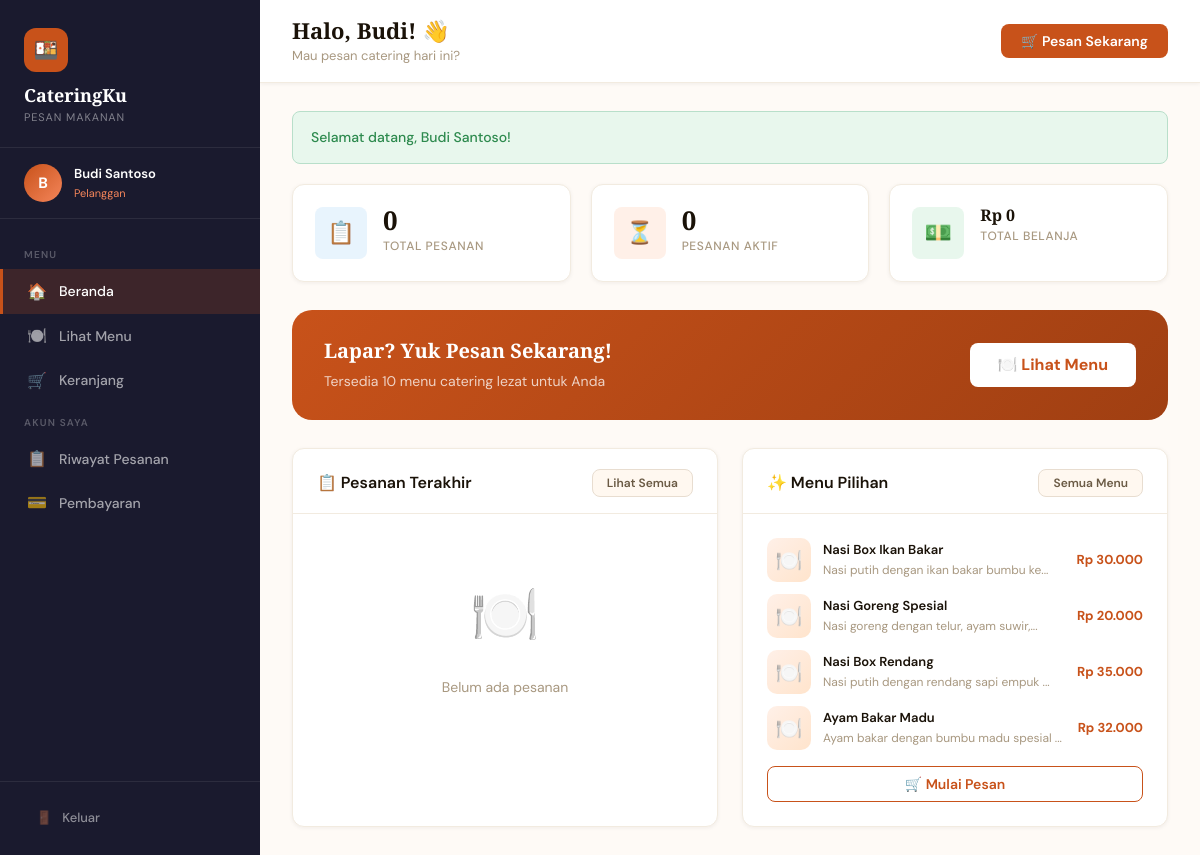
The page /pelanggan/dashboard.php (signed in) on the database its author committed.
### tables this page shows
CREATE TABLE IF NOT EXISTS menu (
    id_menu INT AUTO_INCREMENT PRIMARY KEY,
    nama_menu VARCHAR(150) NOT NULL,
    harga DECIMAL(10,2) NOT NULL,
    foto VARCHAR(255),
    deskripsi TEXT,
    status ENUM('tersedia', 'habis') DEFAULT 'tersedia',
    created_at TIMESTAMP DEFAULT CURRENT_TIMESTAMP
);

### includes/config.php (called while the page is built, shortened)
<?php
function formatRupiah($amount) {
    return 'Rp ' . number_format($amount, 0, ',', '.');
}
function getFlash() {
    if (isset($_SESSION['flash'])) {
        $flash = $_SESSION['flash'];
        return $flash;
    }
    return null;
}
?>

### pelanggan/dashboard.php (the view, shortened to what this page needs)
<?php
require_once '../includes/config.php';
$flash = getFlash();
$uid = $_SESSION['user_id'];
$total_pesanan  = $conn->query("SELECT COUNT(*) as c FROM pesanan WHERE id_user=$uid")->fetch_assoc()['c'];
$pesanan_aktif  = $conn->query("SELECT COUNT(*) as c FROM pesanan WHERE id_user=$uid AND status NOT IN ('selesai','dibatalkan')")->fetch_assoc()['c'];
$total_spent    = $conn->query("SELECT COALESCE(SUM(p.total_harga),0) as t FROM pesanan p JOIN pembayaran pb ON p.id_pesanan=pb.id_pesanan WHERE p.id_user=$uid AND pb.status='verified'")->fetch_assoc()['t'];
$menu_sample = $conn->query("SELECT * FROM menu WHERE status='tersedia' ORDER BY RAND() LIMIT 4");
?>
<!DOCTYPE html>
<html lang="id">
<head>
    <link rel="stylesheet" href="../assets/css/style.css">
</head>
<body>
<div class="layout-wrapper">
    <?php include '../includes/sidebar_pelanggan.php'; ?>
    <main class="main-content">
        <div class="topbar">
            <div class="page-title">
                <h1>Halo, <?= htmlspecialchars(explode(' ', $_SESSION['nama'])[0]) ?>! 👋</h1>
                <p>Mau pesan catering hari ini?</p>
            </div>
            <a href="menu.php" class="btn btn-primary">🛒 Pesan Sekarang</a>
        </div>
        <div class="content-area">
            <?php if ($flash): ?>
            <div class="alert alert-<?= $flash['type'] ?>"><?= $flash['message'] ?></div>
            <?php endif; ?>
            <div class="stats-grid" style="grid-template-columns:repeat(3,1fr);">
                <div class="stat-card">
                    <div class="stat-icon blue">📋</div>
                    <div class="stat-info">
                        <div class="stat-value"><?= $total_pesanan ?></div>
                        <div class="stat-label">Total Pesanan</div>
                    </div>
                </div>
                <div class="stat-card">
                    <div class="stat-icon orange">⏳</div>
                    <div class="stat-info">
                        <div class="stat-value"><?= $pesanan_aktif ?></div>
                        <div class="stat-label">Pesanan Aktif</div>
                    </div>
                </div>
                <div class="stat-card">
                    <div class="stat-icon green">💵</div>
                    <div class="stat-info">
                        <div class="stat-value" style="font-size:16px;"><?= formatRupiah($total_spent) ?></div>
                        <div class="stat-label">Total Belanja</div>
                    </div>
                </div>
            </div>
            <div style="background:linear-gradient(135deg,var(--primary),var(--primary-dark));border-radius:var(--radius-lg);padding:28px 32px;margin-bottom:28px;display:flex;align-items:center;justify-content:space-between;flex-wrap:wrap;gap:16px;">
                <div>
                    <h2 style="color:#fff;font-size:20px;margin-bottom:6px;">Lapar? Yuk Pesan Sekarang!</h2>
                    <p style="color:rgba(255,255,255,0.75);font-size:14px;">Tersedia <?= $conn->query("SELECT COUNT(*) as c FROM menu WHERE status='tersedia'")->fetch_assoc()['c'] ?> menu catering lezat untuk Anda</p>
                </div>
                <a href="menu.php" class="btn btn-lg" style="background:#fff;color:var(--primary);font-weight:700;">
                    🍽️ Lihat Menu
                </a>
            </div>
            <div class="grid-2" style="gap:24px;">
                <div class="card">
                    <div class="card-header">
                        <span class="card-title">📋 Pesanan Terakhir</span>
                        <a href="riwayat.php" class="btn btn-sm btn-secondary">Lihat Semua</a>
                    </div>
                    <div class="card-body" style="padding:0;">
                        <?php
                        $rows = [];
                        if (empty($rows)):
                        ?>
                        <div class="empty-state"><div class="empty-icon">🍽️</div><p>Belum ada pesanan</p></div>
                        <?php else: foreach ($rows as $r): ?>
                        <div style="padding:16px 24px;border-bottom:1px solid var(--border-light);display:flex;justify-content:space-between;align-items:center;gap:12px;">
                            <div>
                                <div style="font-weight:600;font-size:14px;">Pesanan #<?= $r['id_pesanan'] ?></div>
                                <div style="font-size:12px;color:var(--text-muted);"><?= date('d M Y', strtotime($r['tanggal_pesanan'])) ?></div>
                            </div>
                            <div style="text-align:right;">
                                <div style="font-weight:700;color:var(--primary);"><?= formatRupiah($r['total_harga']) ?></div>
                                <span class="badge badge-<?= $r['status'] ?>"><?= $r['status'] ?></span>
                            </div>
                        </div>
                        <?php endforeach; endif; ?>
                    </div>
                </div>
                <div class="card">
                    <div class="card-header">
                        <span class="card-title">✨ Menu Pilihan</span>
                        <a href="menu.php" class="btn btn-sm btn-secondary">Semua Menu</a>
                    </div>
                    <div class="card-body">
                        <div style="display:flex;flex-direction:column;gap:12px;">
                            <?php while ($m = $menu_sample->fetch_assoc()): ?>
                            <div style="display:flex;align-items:center;gap:12px;">
                                <div style="width:44px;height:44px;background:linear-gradient(135deg,#FFF0E8,#FFE4CC);border-radius:10px;display:flex;align-items:center;justify-content:center;font-size:22px;flex-shrink:0;">🍽️</div>
                                <div style="flex:1;">
                                    <div style="font-weight:600;font-size:13px;"><?= htmlspecialchars($m['nama_menu']) ?></div>
                                    <div style="font-size:12px;color:var(--text-muted);"><?= mb_strimwidth($m['deskripsi'],0,40,'...') ?></div>
                                </div>
                                <div style="font-weight:700;color:var(--primary);font-size:13px;white-space:nowrap;"><?= formatRupiah($m['harga']) ?></div>
                            </div>
                            <?php endwhile; ?>
                        </div>
                        <div style="margin-top:16px;">
                            <a href="menu.php" class="btn btn-outline w-full">🛒 Mulai Pesan</a>
                        </div>
                    </div>
                </div>
            </div>
        </div>
    </main>
</div>
</body>
</html>

### assets/css/style.css (style rules this page uses)
:root { --primary: #C8521A; --primary-dark: #A03F12; --primary-light: #F4855A; --secondary: #1A1A2E; --accent: #F5C842; --accent-soft: #FFF3CC; --surface: #FEFAF6; --surface-2: #FFF8F0; --surface-card: #FFFFFF; --text-primary: #1A1208; --text-secondary: #6B5B45; --text-muted: #A89880; --border: #E8DDD0; --border-light: #F2EBE0; --success: #2D8A4E; --success-bg: #E8F7ED; --warning: #C87B00; --warning-bg: #FFF8E1; --danger: #C0392B; --danger-bg: #FDECEA; --info: #1A6B9A; --info-bg: #E8F4FD; --shadow-sm: 0 1px 4px rgba(26,18,8,0.06); --shadow: 0 4px 16px rgba(26,18,8,0.08); --shadow-lg: 0 12px 40px rgba(26,18,8,0.12); --radius: 12px; --radius-sm: 8px; --radius-lg: 20px; --transition: all 0.25s cubic-bezier(0.4, 0, 0.2, 1); }
* { margin: 0; padding: 0; box-sizing: border-box; }
body { font-family: 'DM Sans', sans-serif; background: var(--surface); color: var(--text-primary); line-height: 1.6; min-height: 100vh; }
h1, h2, h3, h4 { font-family: 'Playfair Display', serif; line-height: 1.3; }
a { text-decoration: none; color: inherit; transition: var(--transition); }
.layout-wrapper { display: flex; min-height: 100vh; }
.main-content { margin-left: 260px; flex: 1; display: flex; flex-direction: column; min-height: 100vh; }
.topbar { background: var(--surface-card); border-bottom: 1px solid var(--border-light); padding: 16px 32px; display: flex; align-items: center; justify-content: space-between; position: sticky; top: 0; z-index: 50; box-shadow: var(--shadow-sm); }
.page-title h1 { font-size: 22px; font-weight: 700; color: var(--text-primary); }
.page-title p { font-size: 13px; color: var(--text-muted); margin-top: 1px; }
.content-area { padding: 28px 32px; flex: 1; }
.card { background: var(--surface-card); border-radius: var(--radius); border: 1px solid var(--border-light); box-shadow: var(--shadow-sm); overflow: hidden; }
.card-header { padding: 20px 24px 16px; border-bottom: 1px solid var(--border-light); display: flex; align-items: center; justify-content: space-between; gap: 12px; }
.card-title { font-size: 16px; font-weight: 600; color: var(--text-primary); font-family: 'DM Sans', sans-serif; }
.card-body { padding: 24px; }
.stats-grid { display: grid; grid-template-columns: repeat(auto-fill, minmax(220px, 1fr)); gap: 20px; margin-bottom: 28px; }
.stat-card { background: var(--surface-card); border-radius: var(--radius); padding: 22px; border: 1px solid var(--border-light); box-shadow: var(--shadow-sm); display: flex; align-items: flex-start; gap: 16px; transition: var(--transition); }
.stat-icon { width: 52px; height: 52px; border-radius: var(--radius-sm); display: flex; align-items: center; justify-content: center; font-size: 22px; flex-shrink: 0; }
.stat-icon.orange { background: #FFF0E8; color: var(--primary); }
.stat-icon.green { background: var(--success-bg); color: var(--success); }
.stat-icon.blue { background: var(--info-bg); color: var(--info); }
.stat-info { flex: 1; }
.stat-value { font-family: 'Playfair Display', serif; font-size: 26px; font-weight: 700; color: var(--text-primary); line-height: 1; }
.stat-label { font-size: 12px; color: var(--text-muted); margin-top: 4px; font-weight: 500; text-transform: uppercase; letter-spacing: 0.05em; }
.btn { display: inline-flex; align-items: center; justify-content: center; gap: 8px; padding: 10px 20px; border-radius: var(--radius-sm); font-size: 14px; font-weight: 600; cursor: pointer; border: none; transition: var(--transition); white-space: nowrap; line-height: 1; font-family: 'DM Sans', sans-serif; }
.btn-primary { background: var(--primary); color: #fff; }
.btn-secondary { background: var(--surface-2); color: var(--text-secondary); border: 1px solid var(--border); }
.btn-sm { padding: 7px 14px; font-size: 12px; }
.btn-lg { padding: 14px 28px; font-size: 16px; }
.btn-outline { background: transparent; border: 1.5px solid var(--primary); color: var(--primary); }
.alert { padding: 14px 18px; border-radius: var(--radius-sm); font-size: 14px; font-weight: 500; margin-bottom: 20px; display: flex; align-items: center; gap: 10px; border: 1px solid transparent; }
.alert-success { background: var(--success-bg); color: var(--success); border-color: #B8DFCA; }
.empty-state { text-align: center; padding: 56px 24px; color: var(--text-muted); }
.empty-state .empty-icon { font-size: 56px; margin-bottom: 16px; }
.empty-state p { font-size: 14px; }
.w-full { width: 100%; }
.grid-2 { display: grid; grid-template-columns: 1fr 1fr; gap: 20px; }

### rows shown on the page
menu: nama_menu "Nasi Box Ikan Bakar", deskripsi "Nasi putih dengan ikan bakar bumbu ke...", harga "Rp 30.000"
menu: nama_menu "Nasi Goreng Spesial", deskripsi "Nasi goreng dengan telur, ayam suwir,...", harga "Rp 20.000"
menu: nama_menu "Nasi Box Rendang", deskripsi "Nasi putih dengan rendang sapi empuk ...", harga "Rp 35.000"
menu: nama_menu "Ayam Bakar Madu", deskripsi "Ayam bakar dengan bumbu madu spesial ...", harga "Rp 32.000"

### other values the page prints
substr($_SESSION['nama'], 0, 1) "B"
$_SESSION['nama'] "Budi Santoso"
explode(' ', $_SESSION['nama'])[0] "Budi"
$flash['message'] "Selamat datang, Budi Santoso!"
$total_pesanan "0"
$pesanan_aktif "0"
formatRupiah($total_spent) "Rp 0"
